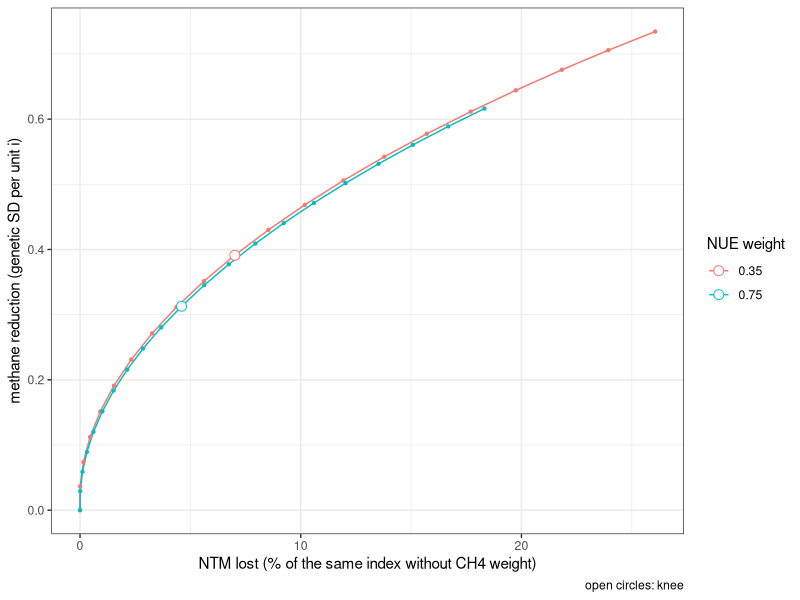
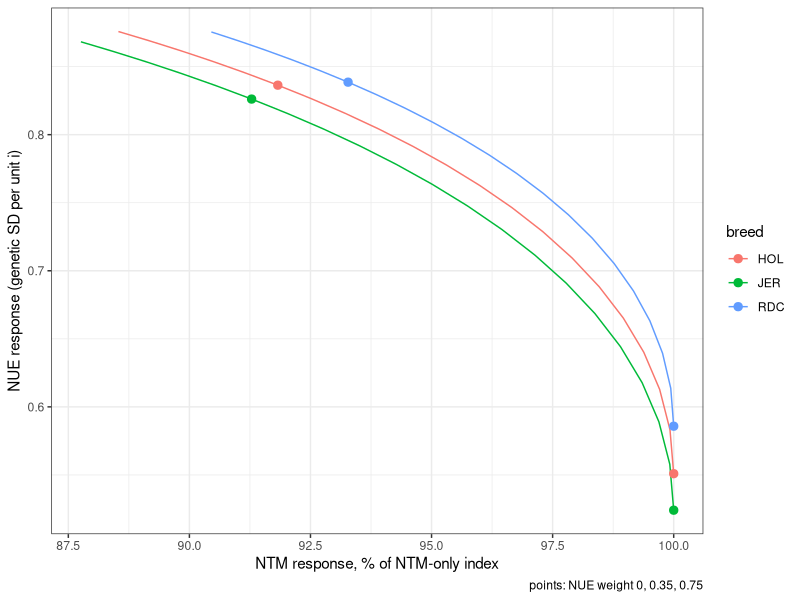

Here is the R script that generated these plots, in order: (Note: this script raises an error after producing the figures.)
## ---- chunk 1
knitr::opts_chunk$set(echo = TRUE, message = FALSE, warning = FALSE)
library(data.table)
library(knitr)
## ---- chunk 2
totals <- data.table(breed = c("RDC", "JER", "HOL"), n_cows = c(8100, 8300, 12000), n_farms = c(12, 11, 16))
n_breed <- setNames(totals$n_cows, totals$breed)[c("HOL", "RDC", "JER")]
N_total <- sum(n_breed)
stopifnot(N_total == 28400)
totals[, proportion := round(n_cows / N_total, 4)][]
## ---- chunk 3
countries <- c("DNK", "SWE", "FIN", "DEU")
nC <- length(countries)
known <- data.table(country = c("FIN", "SWE", "DEU"), breed = c("RDC", "RDC", "HOL"),
                    cows = c(500, 500, 750), farms = c(2, 2, 2))
alloc <- rbindlist(lapply(totals$breed, function(b) {
  k <- known[breed == b]
  rem_c <- totals[breed == b, n_cows] - sum(k$cows); rem_f <- totals[breed == b, n_farms] - sum(k$farms)
  d <- data.table(breed = b, country = countries, cows_exact = rem_c / nC, farms_exact = rem_f / nC)
  d[k, on = "country", `:=`(cows_exact = cows_exact + i.cows, farms_exact = farms_exact + i.farms)]
  d
}))
kable(dcast(alloc, country ~ breed, value.var = "cows_exact"), caption = "Cows, exact allocation (my formula)")
kable(dcast(alloc, country ~ breed, value.var = "farms_exact"), digits = 2, caption = "Farms, exact allocation (my formula)")
## ---- chunk 4
lr_round <- function(x, total, order_key) {     # largest remainder; ties by order_key
  f <- floor(x); left <- total - sum(f)
  o <- order(-(x - f), order_key)
  if (left > 0) f[o[seq_len(left)]] <- f[o[seq_len(left)]] + 1
  f
}
ckey <- match(alloc$country, countries)
alloc[, n := lr_round(cows_exact, sum(cows_exact), ckey[.I]), by = breed]
n_herds_total <- 40
alloc[, farms := lr_round(farms_exact * n_herds_total / sum(farms_exact), n_herds_total, ckey)]
split <- alloc[, .(breed, country, n, farms)]
kable(dcast(split, country ~ breed, value.var = "n")[, total := HOL + JER + RDC][], caption = "Cows per country and breed (simulated)")
kable(dcast(split, country ~ breed, value.var = "farms")[, total := HOL + JER + RDC][], caption = "Herds per country and breed (simulated)")
stopifnot(sum(split$n) == N_total, sum(split$farms) == n_herds_total,
          all(split[, sum(n), by = breed][order(breed)]$V1 == totals[order(breed)]$n_cows))
split[, .(farms = sum(farms)), by = breed]
## ---- chunk 5
farms <- split[farms > 0, .(herd = sprintf("%s_%s_H%02d", country, breed, seq_len(farms)), n_cows_herd = n / farms),
               by = .(breed, country)]
kable(farms[, .(herds = .N, mean_cows_per_herd = round(mean(n_cows_herd))), by = .(breed, country)],
      caption = "Herds and mean herd size per breed x country")
stopifnot(nrow(farms) == n_herds_total)
## ---- chunk 6
h2 <- fread(text = "
trait|code|HOL|RDC|JER|range_low|range_high|status|population|source
305-d milk yield, 1st lactation|MY|0.43|0.39|0.44|NA|NA|VERIFIED|NAV joint DK-SE-FI evaluation|NAV routine genetic evaluation, May 2024, Tables 4.1-4.3
305-d protein yield, 1st lactation (substitute for protein %)|PY|0.35|0.33|0.38|NA|NA|VERIFIED|NAV joint DK-SE-FI evaluation|NAV routine genetic evaluation, May 2024, Tables 4.1-4.3
Saved Feed (feed efficiency; NAV index = 0.40 ECM + 4.0 dBW - DMI)|SF|0.23|0.23|0.23|0.17|0.29|PROXY-NORDIC (ReFI, a feed-saved metric; Nordic Red only; +-1 SE as range)|Finnish Nordic Red, 654 primiparous cows|Lidauer et al. 2023, Animal 17:100917, Table 2 (ReFI h2 0.23, SE 0.06)
Somatic cell count, test-day|SCS|0.095|0.115|0.095|0.06|0.14|VERIFIED (midpoint)|Nordic HOL/RDC (SE) and JER (DK)|Vargas Jurado et al. 2026, J Dairy Sci 109:6387-6400; NAV May 2024 Sec. 8 (0.08-0.15)
Resilience: log-variance of daily milk deviations|LNVAR|0.22|0.22|0.22|0.20|0.24|VERIFIED-EU (midpoint)|Dutch AMS herds, 198,754 1st-parity cows|Poppe, Mulder & Veerkamp, ADSA 2019 abstract #286
Interval calving-first insemination, 1st lact.|ICF|0.05|0.04|0.04|NA|NA|VERIFIED|NAV joint DK-SE-FI evaluation|NAV routine genetic evaluation, May 2024, Table 6.x
Longevity (NAV longevity model)|LONG|0.056|0.056|0.056|0.022|0.090|VERIFIED (midpoint, via review)|Danish dairy cattle|Clasen et al. 2017 as tabulated in Hu et al. 2021, Front Genet 12:695543
Milk urea (test-day MU, mmol/L)|MUN|0.22|0.24|0.18|NA|NA|VERIFIED|Danish Holstein 323,800 / Jersey 70,634 / Red 27,870 cows, routine recording 2019-2020|Buitenhuis & Poulsen 2023, J Dairy Sci 106:5562-5569, Table 2 (SE 0.004 / 0.01 / 0.01)
Predicted nitrogen use efficiency|NUE|0.13|0.13|0.13|0.12|0.14|VERIFIED-EU (midpoint)|Holstein, 154 farms in 5 European countries|Chen et al. 2021, J Dairy Sci 104:4413-4423
Enteric methane concentration in breath (CH4_C, daily, sniffer)|CH4|0.175|0.175|0.175|0.16|0.19|VERIFIED-DK, Holstein only (midpoint of parity groups)|Danish Holstein, 4,019 cows, 9 commercial farms, 587,640 daily records|Schneider et al. 2025, J Dairy Sci 108:12519-12530, Table 2 (PP 0.19 SE 0.03; MLP 0.16 SE 0.02)
305-d fat yield, 1st lactation (completes the NTM Yield sub-index; added 7 Nov 2026)|FY|0.36|0.34|0.35|NA|NA|VERIFIED|NAV joint DK-SE-FI evaluation|NAV routine genetic evaluation, May 2024, Tables 4.1-4.3
Udder conformation (represented by udder depth, 1st lactation; highest correlation with the NAV udder index: 0.86 / 0.72 / 0.87)|UDC|0.39|0.34|0.34|NA|NA|VERIFIED (representative component)|NAV joint evaluation|NAV routine genetic evaluation, May 2024, Tables 11.3-11.5 and 11.10
Birth index (represented by direct stillbirth, 1st calving; correlation with the birth index 0.96 / 0.95 / 0.95)|BI|0.040|0.058|0.034|NA|NA|VERIFIED (representative component)|NAV joint evaluation|NAV routine genetic evaluation, May 2024, Tables 7.4 and 7.10
Calving index (represented by maternal stillbirth, 1st calving; correlation with the calving index 0.96 / 0.93 / 0.90)|CI|0.036|0.038|0.023|NA|NA|VERIFIED (representative component)|NAV joint evaluation|NAV routine genetic evaluation, May 2024, Tables 7.3 and 7.9
General health (represented by other metabolic diseases, 1st lactation; highest correlation with the general health index 0.83 / 0.81 / 0.88)|GH|0.006|0.003|0.004|NA|NA|VERIFIED (representative component)|NAV joint evaluation|NAV routine genetic evaluation, May 2024, Tables 9.3-9.5; NAV routine evaluation 2020, Table 41
Claw health (represented by sole ulcer, 1st lactation; correlation with the claw index 0.80 / 0.83 / 0.90)|CLAW|0.036|0.020|0.019|NA|NA|VERIFIED (representative component)|NAV joint evaluation|NAV routine genetic evaluation, May 2024, Tables 10.2-10.4 and 10.13
Youngstock survival (represented by component HP2 in NAV notation, the component with the highest correlation with the index, 0.89-0.98)|YS|0.011|0.023|0.012|NA|NA|VERIFIED (representative component)|NAV joint evaluation|NAV routine genetic evaluation, May 2024, Tables 13.1-13.3 and 13.5
")
# Dropped on 7 Nov 2026 (my decisions, 21:50 and 21:54): birth index, calving index, general health, youngstock
# survival, claw health and udder conformation, because most of their correlations with the other traits are unpublished. Their heritability rows
# are kept above for the record, but they are not simulated, and every correlation pair with them is removed.
dropped <- c("BI", "CI", "GH", "YS", "CLAW", "UDC")   # CLAW and UDC dropped at 21:54, same reason
h2_dropped <- h2[code %in% dropped]; h2 <- h2[!code %in% dropped]
kable(h2, caption = "Heritabilities used in the simulation (breed-specific where published)")
kable(h2_dropped[, .(trait, code, HOL, RDC, JER, source)], caption = "Traits considered on 7 Nov 2026 and dropped the same day (not simulated)")
## ---- chunk 7
traits <- h2$code
RG <- diag(length(traits)); dimnames(RG) <- list(traits, traits)
wmean <- function(v) { v <- v[!is.na(v)]; sum(n_breed[names(v)] * v) / sum(n_breed[names(v)]) }   # CFIT cows per breed; breeds without a value are left out
rg_src <- fread(text = "
t1|t2|rg|status|source
MY|PY|0.86|VERIFIED (HOL; RDC 0.86; JER 0.91)|NAV May 2024, 1st-lactation tables
MY|NUE|0.52|VERIFIED-EU (NUEtot; grazing Irish Holstein-Friesian, 1,291 cows; SE 0.11)|Tavernier et al. 2024, J Dairy Sci 107:2231-2240, Table 2
PY|NUE|0.80|VERIFIED-EU (NUEtot; same population; SE 0.07)|Tavernier et al. 2024, Table 2
MUN|NUE|-0.12|VERIFIED-EU (NUEtot; same population; SE 0.17, not different from 0)|Tavernier et al. 2024, Table 2
MY|CH4|0.33|VERIFIED-DK Holstein, multiparous (PP 0.14 SE 0.12, not significant)|Schneider et al. 2025, Table 5 (SE 0.09)
PY|CH4|0.46|VERIFIED-DK Holstein, multiparous (PP model did not converge)|Schneider et al. 2025, Table 5 (SE 0.09)
PY|LONG|0.41|PROXY-NORDIC (1st-lactation culling vs 305-d protein yield -0.41, reversed)|Holtsmark et al. 2008, J Dairy Sci 91:4006-4012 (Norwegian Red)
SCS|LONG|-0.20|PROXY-NORDIC (culling vs lactation mean SCS 0.20, reversed)|Holtsmark et al. 2008
ICF|LONG|-0.15|PROXY-NORDIC (culling vs calving-first insemination 0.15, reversed)|Holtsmark et al. 2008
SCS|CH4|0.06|PROXY-DK (udder health 0-50 d vs CH4 production, SE 0.19)|Zetouni et al. 2018, J Dairy Sci 101:2273-2280, Table 5
ICF|CH4|0.17|VERIFIED-DK (calving-first insemination vs CH4 production, SE 0.13)|Zetouni et al. 2018, Table 5
PY|SCS|0.22|VERIFIED-NORDIC (first-parity Swedish Red, REML, SE 0.017)|Buch et al. 2011, J Anim Breed Genet 128:174-182, Table 4
PY|ICF|0.30|VERIFIED-NORDIC (days calving to first insemination, SE 0.025)|Buch et al. 2011, Table 4
SCS|ICF|0.15|VERIFIED-NORDIC (SE 0.038)|Buch et al. 2011, Table 4
SCS|MUN|-0.14|VERIFIED-EU (lactation-1 mean of daily rg)|Rzewuska & Strabel 2013, J Appl Genet 54:473-482, Table 3 (Polish HF)
MY|LNVAR|0.64|APPROX-EU exception (MACE, quantile regression)|Poppe et al. 2020, J Dairy Sci 103:1667-1684, Table 2.6 (Dutch HOL)
SCS|LNVAR|0.32|APPROX-EU exception (LnVar vs udder health index -0.32, reversed)|Poppe et al. 2020, Table 2.6
LNVAR|ICF|0.40|APPROX-EU exception (LnVar vs fertility index -0.40, reversed)|Poppe et al. 2020, Table 2.6
LNVAR|LONG|-0.16|APPROX-EU exception (MACE)|Poppe et al. 2020, Table 2.6
FY|NUE|0.18|VERIFIED-EU (NUEtot vs fat yield; SE 0.17) - added 7 Nov 2026|Tavernier et al. 2024, Table 2
CH4|SF|-0.32|VERIFIED-DK Holstein (breath methane concentration MeC vs RFI2 0.32, SE 0.17; reversed, Saved Feed = feed saved) - added 7 Nov 2026|Manzanilla-Pech et al. 2022, Front Genet 13:885932, Table 4
CH4|GH|0.32|PROXY-DK (CH4 production vs other diseases -0.32, SE 0.16; reversed into health) - added 7 Nov 2026|Zetouni et al. 2018, Table 5
CH4|BI|-0.23|APPROX-NORDIC (Norwegian Red CH4 g/d, flagged: not concentration; calving ease direct, favourable)|Heringstad et al. 2026, ICAR Verona (slides)
CH4|CLAW|0.00|APPROX-NORDIC (Norwegian Red CH4 g/d; reported as approximately 0)|Heringstad et al. 2026, ICAR Verona (slides)
CH4|UDC|0.00|APPROX-NORDIC (Norwegian Red CH4 g/d; udder conformation reported as approximately 0)|Heringstad et al. 2026, ICAR Verona (slides)
CH4|FY|0.45|VERIFIED-DK Holstein, multiparous (CH4 concentration vs fat yield, SE 0.10; PP 0.13, SE 0.13, not significant) - replaces Heringstad 2026 index value 0.29, 7 Nov 2026|Schneider et al. 2025, J Dairy Sci 108:12519-12530, Table 5
SCS|UDC|-0.30|VERIFIED-NORDIC (range -0.20 to -0.40 stated in the text; midpoint) - added 7 Nov 2026|NAV routine genetic evaluation, May 2024, Section 8
")
# Milk urea: Danish breed-specific values (Buitenhuis & Poulsen 2023, Table 3), one matrix for all breeds,
# so combined with the CFIT cow numbers per breed (revised 7 Nov 2026: 28,400 cows)
mu_src <- data.table(t1 = c("MY", "PY"), t2 = "MUN",
  HOL = c(-0.14, 0.16), RDC = c(-0.07, 0.10), JER = c(-0.07, 0.04))
# Fat yield with milk and protein yield: NAV May 2024, Tables 4.1-4.3, breed-specific, CFIT-cow-weighted
fy_src <- data.table(t1 = c("MY", "PY"), t2 = "FY", sign = 1,
  HOL = c(0.46, 0.67), RDC = c(0.71, 0.78), JER = c(0.74, 0.86))
# Saved Feed: NAV index correlations between Saved Feed and NTM sub-indices, genomic bull calves
# (NAV 2026, "Economic weight of Saved feed in NTM", Table 4). Index direction: high = favourable,
# so Fertility and Udder health are reversed for ICF and SCS. The Yield-index correlation is applied to
# both MY and PY (flagged: NTM Yield gives milk volume a negative value).
# Since 7 Nov 2026 also fat yield (Yield index, as MY and PY) and the six new sub-index traits, which are
# coded in index direction (high = favourable), so no reversal. Jersey youngstock survival is not reported.
sf_src <- data.table(t1 = c("MY", "PY", "ICF", "SCS", "LONG", "FY", "BI", "CI", "GH", "CLAW", "UDC", "YS"), t2 = "SF",
  index = c("Yield", "Yield", "Fertility", "Udder health", "Longevity", "Yield", "Birth index", "Calving index",
            "General health", "Claw health", "Udder", "Youngstock survival"), sign = c(1, 1, -1, -1, 1, 1, 1, 1, 1, 1, 1, 1),
  HOL = c(0.32, 0.32, -0.06, -0.11, -0.02, 0.32, 0.05, -0.06, -0.11, -0.10, -0.12, 0.06),
  RDC = c(0.13, 0.13, 0.06, 0.00, 0.15, 0.13, 0.12, 0.04, -0.16, 0.03, -0.11, 0.11),
  JER = c(0.35, 0.35, -0.17, -0.08, -0.08, 0.35, 0.19, -0.01, -0.13, -0.04, -0.26, NA))
kable(sf_src, caption = "Saved Feed: NAV index correlations per breed (sign = reversal into model direction)")
wrow <- function(d) d[, rg := round(sign * mapply(function(h, r, j) wmean(c(HOL = h, RDC = r, JER = j)), HOL, RDC, JER), 2)]
sf_src <- sf_src[!t1 %in% dropped]
mu_src[, sign := 1]; wrow(mu_src); wrow(sf_src); wrow(fy_src)
rg_src <- rbind(rg_src,
  mu_src[, .(t1, t2, rg, status = c(sprintf("VERIFIED-DK (CFIT-cow-weighted mean of DH %.2f, DR %.2f, DJ %.2f)", HOL[1], RDC[1], JER[1]),
                                    sprintf("PROXY-DK (milk urea vs protein %%: DH %.2f, DR %.2f, DJ %.2f, CFIT-cow-weighted)", HOL[2], RDC[2], JER[2])),
             source = c("Buitenhuis & Poulsen 2023, Table 3; weights = CFIT cows per breed (Lassen & Borchersen, CFIT 2026)",
                        "Buitenhuis & Poulsen 2023, Table 3 (chosen over Polish protein yield 0.19)"))],
  sf_src[, .(t1, t2, rg, status = sprintf("APPROX-NORDIC (Saved Feed index vs %s index%s; HOL %.2f, RDC %.2f, JER %.2f; CFIT-cow-weighted)",
                                           index, ifelse(sign < 0, ", reversed", ""), HOL, RDC, JER),
             source = "NAV 2026, Economic weight of Saved feed in NTM, Table 4 (genomic bull calves)")],
  fy_src[, .(t1, t2, rg, status = sprintf("VERIFIED (HOL %.2f, RDC %.2f, JER %.2f; CFIT-cow-weighted) - added 7 Nov 2026", HOL, RDC, JER),
             source = "NAV routine genetic evaluation, May 2024, Tables 4.1-4.3")])
# --- added 7 Nov 2026 (evening) from the documents I collected ---
# (a) Carlen et al. 2004 (Swedish Holstein, 1st lactation, REML, Table 4): MILK-LSCS 0.22 (SE 0.04), FAT-LSCS 0.17 (SE 0.04)
# (b) NAV maternal-direct calving correlations are set to 0 in the routine model (NAV routine evaluation 2020/2024, Sec. 7)
extra_src <- fread(text = "
t1|t2|rg|status|source
MY|SCS|0.22|VERIFIED-NORDIC (Swedish Holstein, lactation-average SCS, SE 0.04) - added 7 Nov 2026|Carlen, Strandberg & Roth 2004, J Dairy Sci 87:3062-3070, Table 4
FY|SCS|0.17|VERIFIED-NORDIC (Swedish Holstein, SE 0.04) - added 7 Nov 2026|Carlen, Strandberg & Roth 2004, Table 4
CLAW|PY|-0.20|VERIFIED-NORDIC (sole ulcer vs protein yield 0.20, SE 0.07; reversed into claw health) - added 7 Nov 2026|Buch et al. 2011, J Dairy Sci 94:1540-1551, Table 4 (Swedish Red)
CLAW|SCS|-0.14|VERIFIED-NORDIC (sole ulcer vs SCS 0.14, SE 0.08, not significant; reversed) - added 7 Nov 2026|Buch et al. 2011, Table 4
CLAW|ICF|-0.33|VERIFIED-NORDIC (sole ulcer vs days calving-first insemination 0.33, SE 0.10; reversed) - added 7 Nov 2026|Buch et al. 2011, Table 4
GH|SCS|-0.32|PROXY-DK, double proxy (diseases other than mastitis 0-100 d vs clinical mastitis 0-50 d, 0.32, SE 0.07; mastitis for SCS; reversed into health) - added 7 Nov 2026|Lassen et al. 2003, J Dairy Sci 86:3730-3735, Table 4 (Danish Holstein)
MUN|ICF|-0.11|VERIFIED-NORDIC (Swedish Holstein, 1st lactation; mean over 5-305 DIM of the random-regression curve MUN-CFI, read from Figure 2: about 0 early to -0.21 at d 300)|Mucha & Strandberg 2011, J Dairy Sci 94:5665-5672, Figure 2
MUN|FY|0.09|VERIFIED-NORDIC (Swedish Holstein, 1st lactation; mean over 5-305 DIM of the curve MUN-fat yield, read from Figure 3: 0.15-0.18 early to -0.12 at d 305)|Mucha & Strandberg 2011, Figure 3
BI|CI|0.00|NAV MODEL ASSUMPTION (maternal-direct genetic correlation set to zero by NAV; not an estimate) - added 7 Nov 2026|NAV routine genetic evaluation 2020 and May 2024, Section 7
")
# (c) NAV Yield index vs the other NTM sub-indices (index correlations, genotyped bull calves born 2017;
#     Jersey 2017-2018): Nielsen et al. 2020, NAV note 'Effect of including Feed Saved in NTM', Table 3.
#     Applied to MY, PY and FY alike (same rule as my SF-Yield choice), and only to pairs without a
#     genetic-correlation estimate (genuine estimates outrank index correlations).
yi_src <- data.table(t2 = c("ICF", "BI", "CI", "GH", "UDC", "LONG", "CLAW", "YS"),
  index = c("Fertility", "Birth", "Calving", "General health", "Udder", "Longevity", "Claw health", "Young stock survival"),
  sign = c(-1, 1, 1, 1, 1, 1, 1, 1),
  HOL = c(-0.34, -0.10, -0.09, -0.21, -0.15, -0.16, -0.11, -0.05),
  RDC = c(-0.20, -0.06, -0.02, -0.14, -0.12, 0.05, -0.10, 0.01),
  JER = c(-0.31, -0.03, 0.06, -0.10, -0.26, -0.06, -0.10, NA))
yi_src <- rbindlist(lapply(c("MY", "PY", "FY"), function(y) cbind(t1 = y, yi_src)))
wrow(yi_src)
cat("Removed on 7 Nov 2026: DMI (7 pairs) and feeding rate (no sourced pairs) are no longer model traits.\n")
pkey <- function(a, b) paste(pmin(a, b), pmax(a, b), sep = "-")
rg_src <- rbind(rg_src, extra_src)
keep_pair <- function(d) d[!(t1 %in% dropped | t2 %in% dropped)]       # drop pairs with the dropped traits
rg_src <- keep_pair(rg_src); yi_src <- keep_pair(yi_src)
yi_add <- yi_src[!pkey(t1, t2) %in% pkey(rg_src$t1, rg_src$t2)]
rg_src <- rbind(rg_src, yi_add[, .(t1, t2, rg,
  status = sprintf("APPROX-NORDIC (Yield index vs %s index%s; HOL %.2f, RDC %.2f, JER %s; CFIT-cow-weighted) - added 7 Nov 2026",
                   index, ifelse(sign < 0, ", reversed", ""), HOL, RDC, ifelse(is.na(JER), "n/a", sprintf("%.2f", JER))),
  source = "Nielsen et al. 2020, NAV note 'Effect of including Feed Saved in NTM', Table 3 (bull calves born 2017)")])
stopifnot(!anyDuplicated(pkey(rg_src$t1, rg_src$t2)))
for (i in seq_len(nrow(rg_src))) {
  RG[rg_src$t1[i], rg_src$t2[i]] <- RG[rg_src$t2[i], rg_src$t1[i]] <- rg_src$rg[i]
}
kable(rg_src, caption = "Sourced genetic correlations")
RG_input <- RG
round(RG, 2)

# Positive-definiteness check (required by AlphaSimR::addTraitA corA argument)
ev <- eigen(RG, symmetric = TRUE, only.values = TRUE)$values
cat("Smallest eigenvalue of the assembled matrix:", round(min(ev), 4), "\n")
## ---- chunk 8
wbend <- function(R, Wt, floor = 1e-3, beta = 0.1, maxit = 1e6) {   # Jorjani et al. 2003
  Wi <- 1 / Wt; diag(Wi) <- 0
  for (it in seq_len(maxit)) {
    e <- eigen(R, symmetric = TRUE)
    if (min(e$values) >= floor) break
    P <- e$vectors %*% diag(pmax(e$values, 1.5 * floor)) %*% t(e$vectors)
    R <- R - beta * (R - P) * Wi; R <- (R + t(R)) / 2; diag(R) <- 1
  }
  dimnames(R) <- dimnames(RG_input); R
}
Wt <- matrix(1, length(traits), length(traits), dimnames = dimnames(RG_input))
Wt[RG_input != 0] <- 100
RG <- if (min(ev) < 1e-3) wbend(RG_input, Wt) else RG_input
ev <- eigen(RG, symmetric = TRUE, only.values = TRUE)$values
cat("Smallest eigenvalue after weighted bending:", signif(min(ev), 3), "\n")
stopifnot(min(ev) > 0)
chg <- data.table(t1 = rg_src$t1, t2 = rg_src$t2, rg_published = rg_src$rg,
                  rg_used = round(RG[cbind(rg_src$t1, rg_src$t2)], 3))[, change := rg_used - rg_published]
kable(chg, caption = "Sourced correlations before and after weighted bending")
cat("Largest change of a published value:", signif(max(abs(chg$change)), 2), "\n")
ix <- which(upper.tri(RG_input) & RG_input == 0, arr.ind = TRUE)
implied <- data.table(t1 = traits[ix[, 1]], t2 = traits[ix[, 2]], implied_rg = round(RG[ix], 3))[order(-abs(implied_rg))]
kable(implied[abs(implied_rg) >= 0.05], caption = "Unknown pairs: implied values |r| >= 0.05 forced by the published correlations (not estimates)")
cat(sprintf("Unknown pairs with |implied r| < 0.05: %d\n", implied[abs(implied_rg) < 0.05, .N]))

n_pairs <- choose(length(traits), 2)
cat(sprintf("Sourced off-diagonal correlations: %d of %d (%.0f%%)\n",
            nrow(rg_src), n_pairs, 100 * nrow(rg_src) / n_pairs))
## ---- chunk 9
gxe_scenarios <- data.table(
  scenario = c("NAV assumption (no GxE)", "Moderate GxE (sensitivity)"),
  rg_between_countries = c(1.00, 0.90),
  status = c("matches NAV model", "scenario anchored on Mulder et al. 2013 (> 0.9 within Sweden)")
)
kable(gxe_scenarios)
## ---- chunk 10
ntm_w <- data.table(   # Saved-feed note, Table 2, "New NTM" columns
  sub_index = c("Yield", "Growth", "Fertility", "Birth index", "Calving index", "Udder health",
                "General health", "Claw health", "Frame", "Feet & Legs", "Udder", "Milkability",
                "Temperament", "Longevity", "Youngstock survival", "Saved Feed"),
  HOL = c(0.90, 0.08, 0.36, 0.14, 0.14, 0.30, 0.14, 0.10, 0.00, 0.05, 0.18, 0.09, 0.04, 0.06, 0.13, 0.35),
  RDC = c(1.02, 0.10, 0.36, 0.11, 0.10, 0.26, 0.11, 0.07, 0.00, 0.06, 0.26, 0.11, 0.03, 0.06, 0.19, 0.35),
  JER = c(0.83, 0.00, 0.26, 0.04, 0.07, 0.44, 0.14, 0.09, 0.00, 0.07, 0.15, 0.09, 0.03, 0.09, 0.10, 0.38))
ntm_map <- c(Yield = "MY + PY + FY", Fertility = "ICF (shorter = better)", `Udder health` = "SCS (lower = better)",
             Longevity = "LONG", `Saved Feed` = "SF (Saved Feed, higher = better)")
ntm_w[, simulated_as := ifelse(sub_index %in% names(ntm_map), ntm_map[sub_index], "not simulated")]
kable(ntm_w, caption = "NTM sub-index weights (May 2026) and the simulated trait that represents each")
cat(sprintf("Share of total NTM weight on simulated sub-indices: HOL %.0f%%, RDC %.0f%%, JER %.0f%%\n",
    100 * ntm_w[simulated_as != "not simulated", sum(HOL)] / ntm_w[, sum(HOL)],
    100 * ntm_w[simulated_as != "not simulated", sum(RDC)] / ntm_w[, sum(RDC)],
    100 * ntm_w[simulated_as != "not simulated", sum(JER)] / ntm_w[, sum(JER)]))

kargo <- data.table(   # Kargo et al. 2014, Tables 13-14, Nordic column
  breed = c("RDC", "HOL"), ev_milk = c(-0.029, -0.030), sd_milk = c(807, 831),
  ev_prot = c(4.81, 4.60), sd_prot = c(27.1, 25.0), ev_fat = c(1.33, 1.28), sd_fat = c(33.8, 32.7))
kargo[, `:=`(milk_per_SD = ev_milk * sd_milk, prot_per_SD = ev_prot * sd_prot, fat_per_SD = ev_fat * sd_fat)]
kable(kargo, digits = 3, caption = "Nordic economic values (EUR/kg) x genetic SD (kg) = EUR per genetic SD (Kargo et al. 2014)")
eur_per_ntm <- c(HOL = 9.9, RDC = 9.2, JER = 8.0)   # Fikse & Kargo 2020
## ---- chunk 11
build_w <- function(b, nue = 0, mun = 0, ch4 = 0) {
  k <- if (b == "JER") kargo[breed == "HOL"] else kargo[breed == b]
  a <- c(MY = k$milk_per_SD, PY = k$prot_per_SD, FY = k$fat_per_SD) / k$prot_per_SD
  sdY <- sqrt(drop(t(a) %*% RG[names(a), names(a)] %*% a))      # SD of the Yield combination (MY, PY, FY)
  W <- setNames(ntm_w[[b]], ntm_w$sub_index)
  w <- setNames(rep(0, length(traits)), traits)
  w["MY"] <- W["Yield"] * a["MY"] / sdY;  w["PY"] <- W["Yield"] * a["PY"] / sdY;  w["FY"] <- W["Yield"] * a["FY"] / sdY
  w["ICF"] <- -W["Fertility"];            w["SCS"] <- -W["Udder health"]
  w["LONG"] <- W["Longevity"];            w["SF"] <- W["Saved Feed"]
  w["NUE"] <- nue; w["MUN"] <- mun; w["CH4"] <- ch4
  w
}
resp <- function(v) drop(RG %*% v) / sqrt(drop(t(v) %*% RG %*% v))
## ---- chunk 12
bw <- n_breed / sum(n_breed)
sweep <- rbindlist(lapply(c(0.35, 0.75), function(nu) rbindlist(lapply(seq(0, 1, by = 0.05), function(cw) {
  rbindlist(lapply(c("HOL", "RDC", "JER"), function(b) {
    w0 <- build_w(b); r <- resp(build_w(b, nue = nu, ch4 = -cw)); r0 <- resp(build_w(b, nue = nu))
    data.table(nue = nu, ch4_weight = -cw, breed = b, CH4 = r["CH4"], CH4_0 = r0["CH4"], NUE = r["NUE"],
               NTM = 10 * sum(w0 * r), NTM_0 = 10 * sum(w0 * r0))
  }))
}))))
sw <- sweep[, .(CH4 = sum(bw[breed] * CH4), red = sum(bw[breed] * (CH4_0 - CH4)), NUE = sum(bw[breed] * NUE),
                ntm_lost_pct = sum(bw[breed] * 100 * (1 - NTM / NTM_0))), by = .(nue, ch4_weight)]
knee <- sw[, {
  x <- (ntm_lost_pct - min(ntm_lost_pct)) / diff(range(ntm_lost_pct)); y <- (red - min(red)) / diff(range(red))
  d <- abs((y[.N] - y[1]) * x - (x[.N] - x[1]) * y + x[.N] * y[1] - y[.N] * x[1]) / sqrt((y[.N] - y[1])^2 + (x[.N] - x[1])^2)
  k <- which.max(d); .(ch4_weight = ch4_weight[k], CH4_resp = CH4[k], reduction = red[k], ntm_lost_pct = ntm_lost_pct[k],
                       NUE = NUE[k], red_per_pct = red[k] / ntm_lost_pct[k])
}, by = nue]
kable(knee, digits = 3, caption = "Knee of the methane trade-off at each NUE weight (cow-weighted, per unit selection intensity)")
ch4_pick <- knee[which.max(red_per_pct)]
cat(sprintf("Simulated methane scenario: NUE %.2f with CH4 weight %.2f (methane response %.3f SD per unit i; NTM lost %.1f%%).\n",
            ch4_pick$nue, ch4_pick$ch4_weight, ch4_pick$CH4_resp, ch4_pick$ntm_lost_pct))
ggplot2::ggplot(sw, ggplot2::aes(ntm_lost_pct, red, colour = factor(nue))) + ggplot2::geom_path() + ggplot2::geom_point(size = 0.8) +
  ggplot2::geom_point(data = knee, ggplot2::aes(ntm_lost_pct, reduction), size = 3, shape = 21, fill = "white") + ggplot2::theme_bw() +
  ggplot2::labs(x = "NTM lost (% of the same index without CH4 weight)", y = "methane reduction (genetic SD per unit i)",
                colour = "NUE weight", caption = "open circles: knee")
## ---- chunk 13
ch4_name <- sprintf("GS_NTM_NUE%02d_CH4", round(100 * ch4_pick$nue))
idx_def <- data.table(index = c("GS_NTM", "GS_NTM_NUE35", "GS_NTM_NUE75", "GS_NTM_NUE35_MUN", ch4_name),
                      nue = c(0, 0.35, 0.75, 0.35, ch4_pick$nue), mun = c(0, 0, 0, -0.35, 0),
                      ch4 = c(0, 0, 0, 0, ch4_pick$ch4_weight))
kable(idx_def, caption = "Selection indices on top of NTM (weights per genetic SD)")
index_weights <- rbindlist(lapply(c("HOL", "RDC", "JER"), function(b) rbindlist(lapply(seq_len(nrow(idx_def)), function(i)
  data.table(index = idx_def$index[i], breed = b, trait = traits,
             weight = build_w(b, idx_def$nue[i], idx_def$mun[i], idx_def$ch4[i]))))))
kable(dcast(index_weights[weight != 0 | trait == "NUE"], trait ~ index + breed, value.var = "weight"), digits = 3,
      caption = "Index weights per genetic SD used by file 04 (0 for all other traits)")
## ---- chunk 14
frontier <- rbindlist(lapply(c("HOL", "RDC", "JER"), function(b) {
  w0 <- build_w(b); V0 <- 10 * sum(w0 * resp(w0))
  rbindlist(lapply(seq(0, 1, by = 0.05), function(l) {
    r <- resp(build_w(b, nue = l)); V <- 10 * sum(w0 * r)
    data.table(breed = b, nue_weight = l, NUE = r["NUE"], MUN = r["MUN"], CH4 = r["CH4"], MY = r["MY"],
               PY = r["PY"], NTM_units = V, NTM_pct_of_max = 100 * V / V0,
               EUR_loss_per_cow_yr = (V0 - V) * eur_per_ntm[[b]])
  }))
}))
kable(frontier[nue_weight %in% c(0, 0.35, 0.75)], digits = 3,
      caption = "Response per unit selection intensity (genetic SD) and NTM value retained, at the three simulated NUE weights")
ggplot2::ggplot(frontier, ggplot2::aes(NTM_pct_of_max, NUE, colour = breed)) + ggplot2::geom_path() +
  ggplot2::geom_point(data = frontier[nue_weight %in% c(0, 0.35, 0.75)], size = 2.5) + ggplot2::theme_bw() +
  ggplot2::labs(x = "NTM response, % of NTM-only index", y = "NUE response (genetic SD per unit i)",
                caption = "points: NUE weight 0, 0.35, 0.75")
## ---- chunk 15
nue_scale <- function(R, s) {
  D <- diag(ifelse(rownames(R) == "NUE", s, 1)); Rs <- D %*% R %*% D
  Rs[cbind(which(rownames(R) == "NUE"), which(rownames(R) == "NUE"))] <- 1
  dimnames(Rs) <- dimnames(R); Rs
}
sens <- rbindlist(lapply(c(0, 0.5, 1), function(sc) {
  Rs <- nue_scale(RG, sc); stopifnot(min(eigen(Rs, only.values = TRUE)$values) > 0)
  if (sc < 1) saveRDS(Rs, sprintf("params/RG_matrix_NUEx%s.rds", sub("\\.", "", format(sc))))
  rbindlist(lapply(c("HOL", "RDC", "JER"), function(b) {
    w0 <- build_w(b); w35 <- build_w(b, nue = 0.35)
    r0 <- drop(Rs %*% w0) / sqrt(drop(t(w0) %*% Rs %*% w0)); r35 <- drop(Rs %*% w35) / sqrt(drop(t(w35) %*% Rs %*% w35))
    data.table(nue_scale = sc, breed = b, NUE_GS_NTM = r0["NUE"], NUE_GS_NTM_NUE35 = r35["NUE"],
               NTM_kept_pct = 100 * sum(w0 * r35) / sum(w0 * r0))
  }))
}))
kable(sens, digits = 3, caption = "Selection-index theory under the three NUE scalings (response per unit i, genetic SD)")
fwrite(sens, "params/nue_sensitivity_theory.csv")
## ---- chunk 16
h2_sf <- copy(h2)[code == "SF", `:=`(HOL = 0.08, RDC = 0.08, JER = 0.08, range_low = NA_real_, range_high = NA_real_,
  status = "SENSITIVITY (NAV Saved Feed index h2; Finnish Nordic Red, 537 cows; no SE given)",
  source = "Lidauer et al., NAV workshop Copenhagen 20 Jan 2026 (slides)")]
fwrite(h2_sf, "params/h2_SFh008.csv")
## ---- chunk 17
dir.create("params", showWarnings = FALSE)
fwrite(index_weights, "params/index_weights.csv")
fwrite(ntm_w, "params/ntm_weights_source.csv")
fwrite(frontier, "params/ntm_nue_frontier.csv")
fwrite(sw, "params/ch4_weight_sweep.csv"); fwrite(idx_def, "params/index_definitions.csv")
fwrite(h2, "params/h2.csv")
fwrite(rg_src, "params/rg_sourced.csv")
saveRDS(RG, "params/RG_matrix.rds")
fwrite(split, "params/breed_country_split.csv")
fwrite(farms, "params/herds.csv")
fwrite(gxe_scenarios, "params/gxe_scenarios.csv")
list.files("params")
## ---- chunk 18
sessionInfo()
